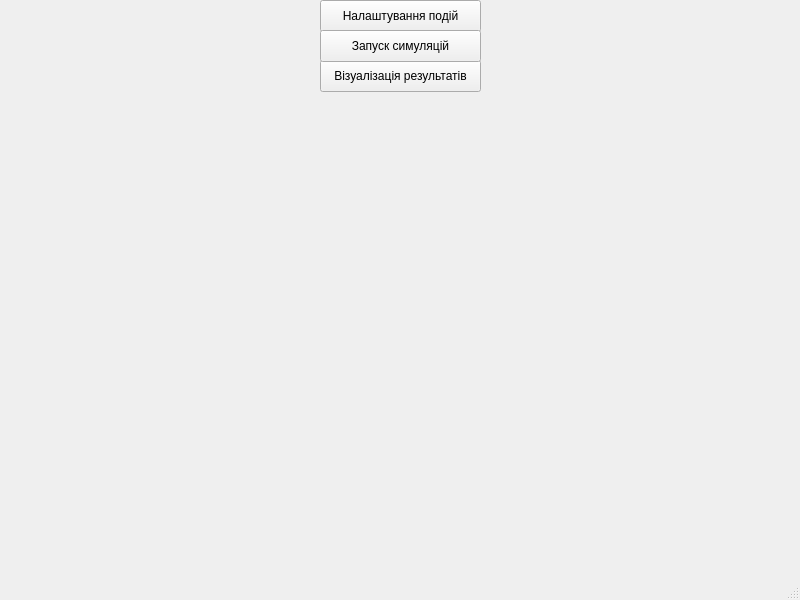
<?xml version="1.0" encoding="UTF-8"?>
<ui version="4.0">
 <class>MainWindow</class>
 <widget class="QMainWindow" name="MainWindow">
  <property name="geometry">
   <rect>
    <x>0</x>
    <y>0</y>
    <width>800</width>
    <height>600</height>
   </rect>
  </property>
  <property name="windowTitle">
   <string>MainWindow</string>
  </property>
  <widget class="QWidget" name="centralwidget">
   <widget class="QPushButton" name="btnEventInput">
    <property name="geometry">
     <rect>
      <x>320</x>
      <y>0</y>
      <width>161</width>
      <height>32</height>
     </rect>
    </property>
    <property name="text">
     <string>Налаштування подій</string>
    </property>
   </widget>
   <widget class="QPushButton" name="btnVisualization">
    <property name="geometry">
     <rect>
      <x>320</x>
      <y>60</y>
      <width>161</width>
      <height>32</height>
     </rect>
    </property>
    <property name="text">
     <string>Візуалізація результатів</string>
    </property>
   </widget>
   <widget class="QPushButton" name="btnSimulation">
    <property name="geometry">
     <rect>
      <x>320</x>
      <y>30</y>
      <width>161</width>
      <height>32</height>
     </rect>
    </property>
    <property name="text">
     <string>Запуск симуляцій</string>
    </property>
   </widget>
  </widget>
  <widget class="QMenuBar" name="menubar">
   <property name="geometry">
    <rect>
     <x>0</x>
     <y>0</y>
     <width>800</width>
     <height>24</height>
    </rect>
   </property>
  </widget>
  <widget class="QStatusBar" name="statusbar"/>
 </widget>
 <resources/>
 <connections/>
</ui>
